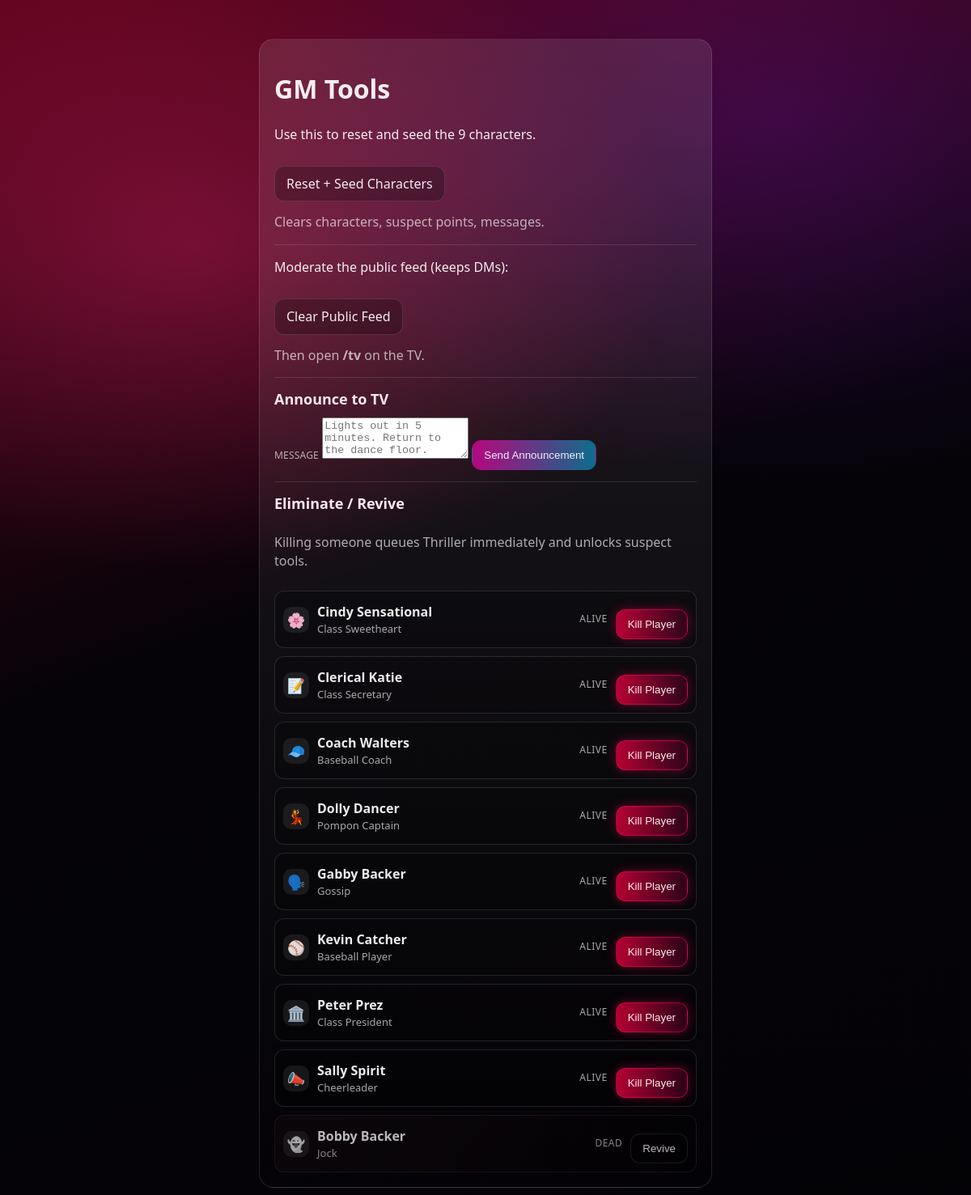
The app's page /gm with its own data.
### tables this page shows
CREATE TABLE characters (
        id INTEGER PRIMARY KEY AUTOINCREMENT,
        name TEXT NOT NULL,
        role_tag TEXT NOT NULL,
        bio TEXT NOT NULL,
        avatar_emoji TEXT NOT NULL,
        is_alive INTEGER NOT NULL DEFAULT 1,
        suspect_score INTEGER NOT NULL DEFAULT 0,
        balance INTEGER NOT NULL DEFAULT 500,
        login_code TEXT NOT NULL UNIQUE
    );

### app.py (the view)
@app.route("/gm")
def gm():
    conn = get_db()
    characters = conn.execute("""
        SELECT * FROM characters
        ORDER BY is_alive DESC, name ASC
    """).fetchall()
    phase_two = is_phase_two(conn)
    conn.close()
    return render_template("gm.html", characters=characters, phase_two=phase_two)

### app.py (called while the page is built)
def get_db():
    conn = sqlite3.connect(DB_PATH)
    conn.row_factory = sqlite3.Row
    conn.execute("PRAGMA foreign_keys = ON")
    return conn

def is_phase_two(conn=None):
    owns_conn = False
    if conn is None:
        conn = get_db()
        owns_conn = True
    row = conn.execute("SELECT COUNT(*) AS cnt FROM characters WHERE is_alive = 0").fetchone()
    if owns_conn:
        conn.close()
    return bool(row and row["cnt"] > 0)

@app.before_request
def ensure_tables():
    global _db_initialized
    if not _db_initialized:
        init_db()
        _db_initialized = True

### templates/gm.html (shortened to what this page needs)
<!doctype html>
<html>
<head>
  <link rel="stylesheet" href="{{ url_for('static', filename='style.css') }}">
</head>
<body class="gm {{ 'phase-two' if phase_two else 'phase-one' }}">
  <div class="gm-wrap">
    <h1>GM Tools</h1>
    <p>Use this to reset and seed the 9 characters.</p>
    <a class="btn" href="/gm/seed">Reset + Seed Characters</a>
    <p class="hint">Clears characters, suspect points, messages.</p>
    <hr class="divider" />
    <p>Moderate the public feed (keeps DMs):</p>
    <a class="btn" href="/gm/clear_public">Clear Public Feed</a>
    <p class="hint">Then open <strong>/tv</strong> on the TV.</p>
    <hr class="divider" />
    <div class="gm-section">
      <div class="panel-title">Announce to TV</div>
      <form class="gm-announce-form" action="/gm/announce" method="post">
        <label class="form-label" for="gm-announcement">Message</label>
        <textarea id="gm-announcement" name="announcement" rows="3" maxlength="280" placeholder="Lights out in 5 minutes. Return to the dance floor." required></textarea>
        <button class="btn primary" type="submit">Send Announcement</button>
      </form>
    </div>
    <hr class="divider" />
    <div class="gm-section">
      <div class="panel-title">Eliminate / Revive</div>
      <p class="hint">Killing someone queues Thriller immediately and unlocks suspect tools.</p>
      <div class="gm-roster">
        {% for c in characters %}
          <div class="gm-row {% if not c.is_alive %}dead{% endif %}">
            <div class="avatar small" data-emoji="{{ c.avatar_emoji }}">{{ c.avatar_emoji if c.is_alive else "👻" }}</div>
            <div class="gm-row-main">
              <div class="gm-row-name">{{ c.name }}</div>
              <div class="gm-row-role">{{ c.role_tag }}</div>
            </div>
            <div class="gm-row-status">{% if c.is_alive %}Alive{% else %}Dead{% endif %}</div>
            <form action="{{ url_for('gm_kill') }}" method="post">
              <button class="btn {% if c.is_alive %}danger{% endif %}" type="submit">
                {% if c.is_alive %}Kill Player{% else %}Revive{% endif %}
              </button>
            </form>
          </div>
        {% endfor %}
      </div>
    </div>
  </div>
</body>
</html>

### static/style.css (style rules this page uses)
:root { --bg: #0b0b14; --card: rgba(255,255,255,0.06); --card2: rgba(255,255,255,0.1); --text: rgba(255,255,255,0.92); --muted: rgba(255,255,255,0.65); --line: rgba(255,255,255,0.12); --blood: #c3123f; --neon: #58f3ff; --violet: #c66bff; }
* { box-sizing: border-box; }
body { margin: 0; font-family: "Space Grotesk", "Montserrat", "Segoe UI", system-ui, -apple-system, Roboto, Helvetica, Arial, sans-serif; background: radial-gradient(1200px 800px at 20% 10%, rgba(255,0,180,0.22), transparent 55%), radial-gradient(1200px 800px at 80% 20%, rgba(0,220,255,0.18), transparent 60%), var(--bg); color: var(--text); line-height: 1.4; }
body.phase-two { background: radial-gradient(1200px 800px at 20% 20%, rgba(255,40,120,0.32), transparent 50%), radial-gradient(1200px 800px at 80% 10%, rgba(130,30,255,0.22), transparent 55%), linear-gradient(160deg, rgba(255,0,60,0.35), rgba(0,0,0,0.4) 45%, rgba(0,0,0,0.6)), #08050d; }
.dead { opacity: 0.78; filter: grayscale(75%) saturate(60%); }
.gm-wrap { max-width: 560px; margin: 48px auto; padding: 18px; border: 1px solid var(--line); border-radius: 18px; background: linear-gradient(180deg, var(--card2), transparent); }
.gm-section { display: flex; flex-direction: column; gap: 10px; }
.gm-roster { display: flex; flex-direction: column; gap: 10px; }
.gm-row { display: grid; grid-template-columns: auto 1fr auto auto; gap: 10px; align-items: center; padding: 10px; border: 1px solid var(--line); border-radius: 12px; background: rgba(0,0,0,0.25); }
.gm-row.dead { border-color: rgba(255,0,80,0.35); background: linear-gradient(120deg, rgba(60,0,20,0.55), rgba(0,0,0,0.35)); }
.gm-row-name { font-weight: 800; }
.gm-row-role { color: var(--muted); font-size: 13px; }
.gm-row-status { font-size: 12px; color: var(--muted); text-transform: uppercase; letter-spacing: 0.5px; }
.btn { display: inline-block; margin-top: 12px; padding: 10px 14px; border-radius: 12px; border: 1px solid var(--line); color: var(--text); text-decoration: none; background: rgba(0,0,0,0.25); }
.btn.danger { border-color: rgba(255,0,90,0.6); background: linear-gradient(90deg, rgba(255,0,70,0.7), rgba(80,0,40,0.5)); color: #ffe8ef; box-shadow: 0 0 14px rgba(255,0,90,0.35); }
.hint { color: var(--muted); margin-top: 14px; }
.panel-title { font-weight: 800; font-size: 18px; }
body.phase-two .panel-title { color: #ffe6f1; }
.avatar.small { width: 32px; height: 32px; display: grid; place-items: center; font-size: 18px; border-radius: 10px; background: rgba(255,255,255,0.08); line-height: 1; overflow: hidden; flex-shrink: 0; }
.btn.primary { background: linear-gradient(90deg, rgba(255,0,180,0.65), rgba(0,200,255,0.5)); border-color: transparent; }
.form-label { color: var(--muted); font-size: 12px; letter-spacing: 0.2px; text-transform: uppercase; }
.divider { border: none; border-top: 1px solid var(--line); margin: 14px 0; }

### records on screen
characters: is_alive+avatar_emoji "🌸", name "Cindy Sensational", role_tag "Class Sweetheart", shows "ALIVE", shows "Kill Player"
characters: is_alive+avatar_emoji "📝", name "Clerical Katie", role_tag "Class Secretary", shows "ALIVE", shows "Kill Player"
characters: is_alive+avatar_emoji "🧢", name "Coach Walters", role_tag "Baseball Coach", shows "ALIVE", shows "Kill Player"
characters: is_alive+avatar_emoji "💃", name "Dolly Dancer", role_tag "Pompon Captain", shows "ALIVE", shows "Kill Player"
characters: is_alive+avatar_emoji "🗣️", name "Gabby Backer", role_tag "Gossip", shows "ALIVE", shows "Kill Player"
characters: is_alive+avatar_emoji "⚾", name "Kevin Catcher", role_tag "Baseball Player", shows "ALIVE", shows "Kill Player"
characters: is_alive+avatar_emoji "🏛️", name "Peter Prez", role_tag "Class President", shows "ALIVE", shows "Kill Player"
characters: is_alive+avatar_emoji "📣", name "Sally Spirit", role_tag "Cheerleader", shows "ALIVE", shows "Kill Player"
characters: is_alive "👻", name "Bobby Backer", role_tag "Jock", shows "DEAD", shows "Revive"
